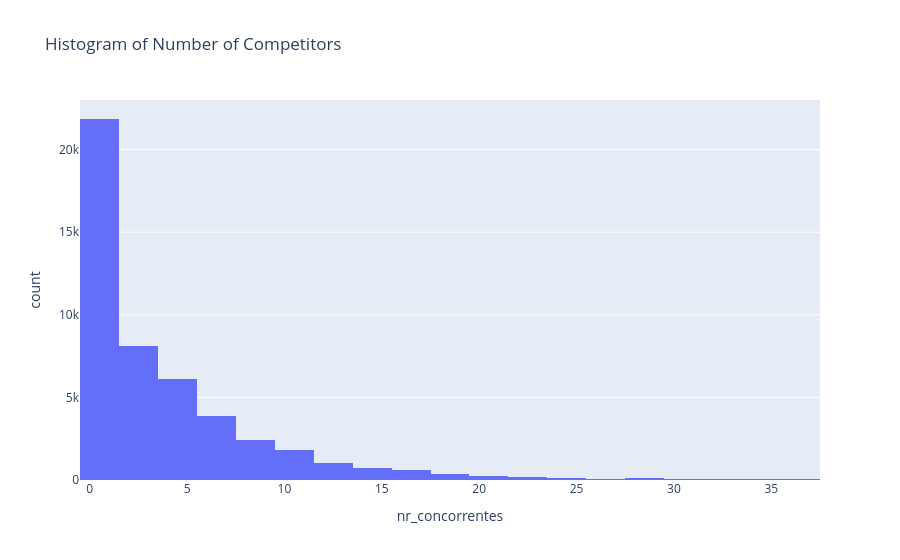

Source (notebook cell):
### Code cell
# number of competitors per contract
subset['nr_concorrentes'] = subset['concorrentes'].apply(
    lambda x: len([i for i in re.split(r'\s*\|\s*', x) if i]) 
    if isinstance(x, str) else 0
)

fig = px.histogram(
    subset,
    x='nr_concorrentes',
    nbins=30,
    title='Histogram of Number of Competitors'
)

fig.show()

### Figure 1 — Plotly figure (JSON) as saved in the notebook; plotly's stock layout.template omitted (floating-point values rounded to 4 significant figures; data arrays with more than 128 entries replaced by an {"elided": "..."} marker saying what was removed)
{"data": [{"bingroup": "x", "hovertemplate": "nr_concorrentes=%{x}<br>count=%{y}<extra></extra>", "legendgroup": "", "marker": {"color": "#636efa", "pattern": {"shape": ""}}, "name": "", "nbinsx": 30, "orientation": "v", "showlegend": false, "type": "histogram", "x": {"elided": "47887 int values"}, "xaxis": "x", "yaxis": "y"}], "layout": {"barmode": "relative", "legend": {"tracegroupgap": 0}, "title": {"text": "Histogram of Number of Competitors"}, "xaxis": {"anchor": "y", "domain": [0, 1], "title": {"text": "nr_concorrentes"}}, "yaxis": {"anchor": "x", "domain": [0, 1], "title": {"text": "count"}}}}
